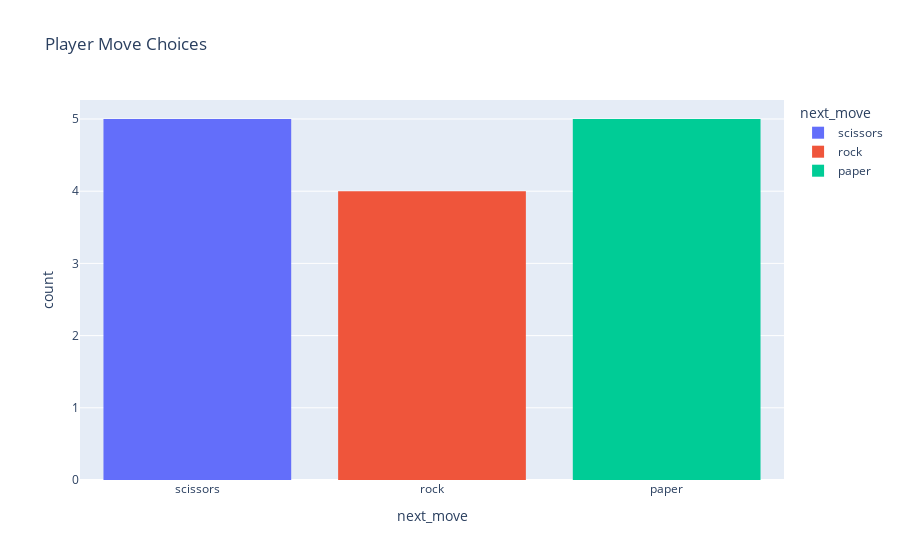

The cell this chart's notebook holds for it:
### Code cell
# Plot df_history distributions of next_move
fig = px.histogram(df_history, x="next_move", color="next_move", title="Player Move Choices")
fig.show()

### Figure 1 — Plotly figure (JSON) as saved in the notebook; plotly's stock layout.template omitted (floating-point values rounded to 4 significant figures)
{"data": [{"alignmentgroup": "True", "bingroup": "x", "hovertemplate": "next_move=%{x}<br>count=%{y}<extra></extra>", "legendgroup": "scissors", "marker": {"color": "#636efa", "pattern": {"shape": ""}}, "name": "scissors", "offsetgroup": "scissors", "orientation": "v", "showlegend": true, "type": "histogram", "x": ["scissors", "scissors", "scissors", "scissors", "scissors"], "xaxis": "x", "yaxis": "y"}, {"alignmentgroup": "True", "bingroup": "x", "hovertemplate": "next_move=%{x}<br>count=%{y}<extra></extra>", "legendgroup": "rock", "marker": {"color": "#EF553B", "pattern": {"shape": ""}}, "name": "rock", "offsetgroup": "rock", "orientation": "v", "showlegend": true, "type": "histogram", "x": ["rock", "rock", "rock", "rock"], "xaxis": "x", "yaxis": "y"}, {"alignmentgroup": "True", "bingroup": "x", "hovertemplate": "next_move=%{x}<br>count=%{y}<extra></extra>", "legendgroup": "paper", "marker": {"color": "#00cc96", "pattern": {"shape": ""}}, "name": "paper", "offsetgroup": "paper", "orientation": "v", "showlegend": true, "type": "histogram", "x": ["paper", "paper", "paper", "paper", "paper"], "xaxis": "x", "yaxis": "y"}], "layout": {"barmode": "relative", "legend": {"title": {"text": "next_move"}, "tracegroupgap": 0}, "title": {"text": "Player Move Choices"}, "xaxis": {"anchor": "y", "categoryarray": ["scissors", "rock", "paper"], "categoryorder": "array", "domain": [0, 1], "title": {"text": "next_move"}}, "yaxis": {"anchor": "x", "domain": [0, 1], "title": {"text": "count"}}}}
